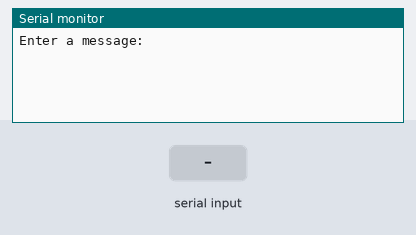
This sketch was run on a simulated Arduino Uno, built with avr-gcc and run on an emulated ATmega328P. Shown: the last lines printed to the serial monitor. The inputs (shaded band) are chosen by the test bench.

Above: at 1.2 s.
1.3 s: "1\n" received over Serial
At 1.7 s:
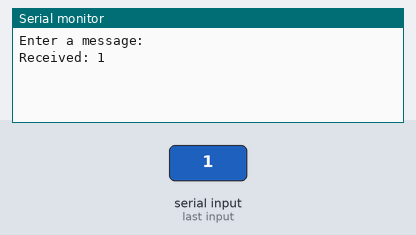
2.8 s: "0\n" received over Serial
At 4.0 s:
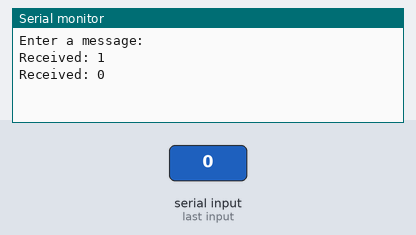
4.3 s: "2\n" received over Serial
At 5.2 s:
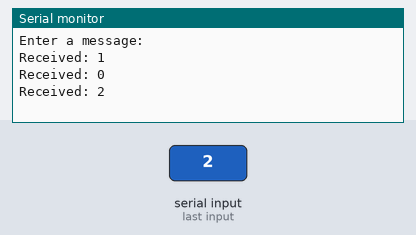

Measured:
- after the input at 1.3 s, the serial monitor: prints a new line at once (image 1)
- after the input at 2.8 s, the serial monitor: prints a new line at once (image 2)
- after the input at 4.3 s, the serial monitor: prints a new line at once (image 3)

The sketch:

AI_integration.ino
```cpp
void setup() {
    Serial.begin(9600);  // Start serial communication
    Serial.println("Enter a message:");
}

void loop() {
    if (Serial.available()) {  // Check if data is available
        String input = Serial.readStringUntil('\n');  // Read input until newline
        input.trim();  // Remove extra spaces/newlines

        if (input.length() > 0) {  // Ensure input is not empty
            Serial.print("Received: ");
            Serial.println(input);  // Send it back
        }
    }
}
```
